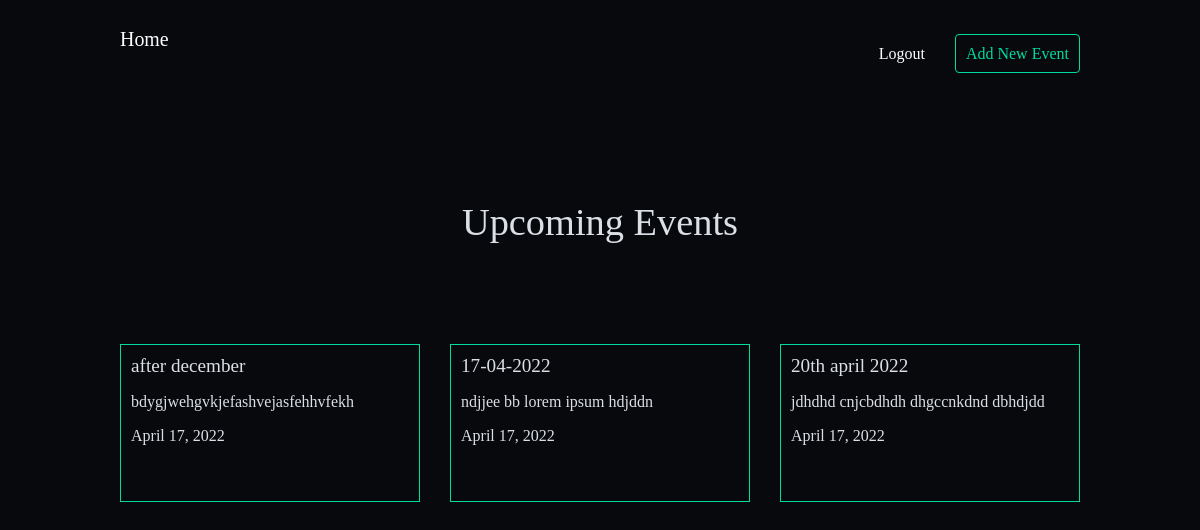
Screenshot of /articles/ (signed in) with the database file from the repository.
### articles/models.py (models this page shows, shortened)
class Article(models.Model):
    when = models.CharField(max_length=30,blank=True,null=True)
    about = models.TextField()
    date = models.DateField(auto_now_add=True)
    author = models.ForeignKey(User, default=None, on_delete=models.CASCADE)

### articles/views.py (the view)
def article_list(request):
    all_articles = Article.objects.all().order_by('date')
    articles = []
    for article in all_articles:
        if article.author == request.user:
            print(article.author.username, request.user)
            articles.append(article)
    return render(request, 'articles/article_list.html', { 'articles': articles })

### articles/templates/articles/article_list.html
{% extends 'base_layout.html' %}
{% load static from staticfiles %}
{% block content%}
    {% if user.is_authenticated %}
        <h1>Upcoming Events</h1>
        <div class="articles">
        {% for article in articles %}
            <div class="article">
                <h2>{{ article.when }}</a></h2>
                <p>{{ article.about }}</p>
                <p>{{ article.date }}</p>
            </div>
        {% endfor %}
        </div>
    {% else %}
        <img class="reminder" style="height:420px;width:700px;margin-left: 100px;" src="{% static 'Best-Reminder-Apps.png' %}" alt="reminder" />
    {% endif %}
{% endblock %}

### assets/styles.css (style rules this page uses)
body { background-color: #08090c; background-image: url(/static/stars.png); background-repeat-y: no-repeat; color: rgb(219, 223, 230); }
body * { font-family: Ubuntu; }
h1, h2, h3, h4, h5 { font-weight: normal; margin: 0; }
div.wrapper > h1 { text-align: center; margin: 100px auto; font-size: 2.4em }
.articles { display: grid; grid-template-columns: 1fr 1fr 1fr; grid-gap: 30px; }
.article { padding: 10px; border: 1px solid #00dba0; position: relative; padding-bottom: 40px; }
.article h2 { font-size: 1.2em; }

### rows the page displays
Article: when "after december", about "bdygjwehgvkjefashvejasfehhvfekh", date "April 17, 2022"
Article: when "17-04-2022", about "ndjjee bb lorem ipsum hdjddn", date "April 17, 2022"
Article: when "20th april 2022", about "jdhdhd cnjcbdhdh dhgccnkdnd dbhdjdd", date "April 17, 2022"
